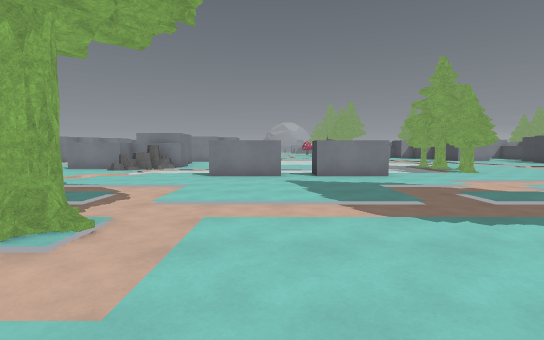
[1] (above)

24 first-person views from a walk through a 3-D level made in the Godot game engine. The camera is 1.5 m above the floor, tilts 4° down and sees 85° across. The floor is counted in squares, 2 m on a side. Each view is taken from the middle of a square. On the plan, view 1 faces up. The plan holds only what a view shows up to about 10 squares ahead; the rest is blank. The place goes on beyond the plan. Characters and animated objects are left out. Surface patterns are stand-ins for the level's own textures.

[2]
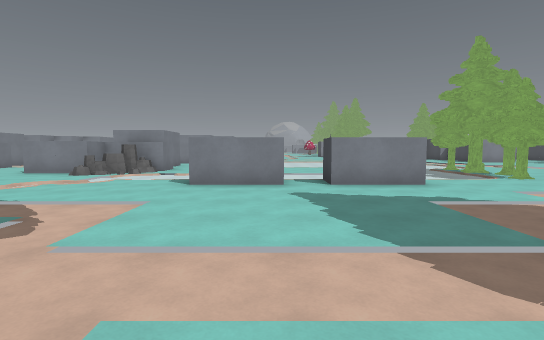

[3]
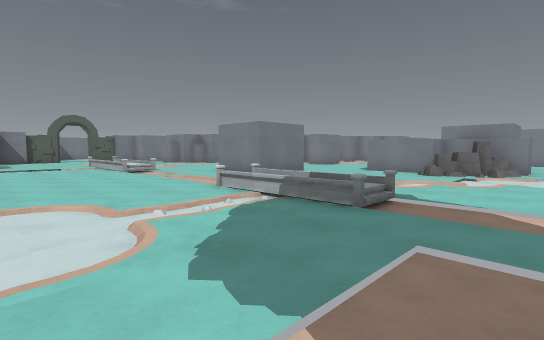

[4]
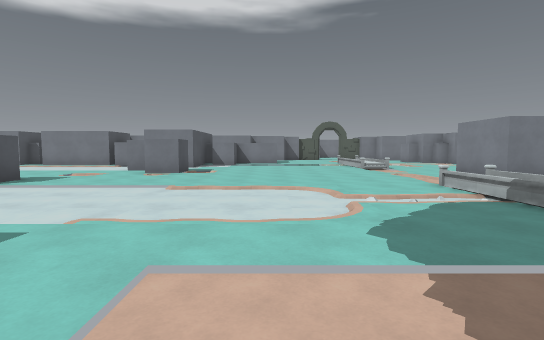

[5]
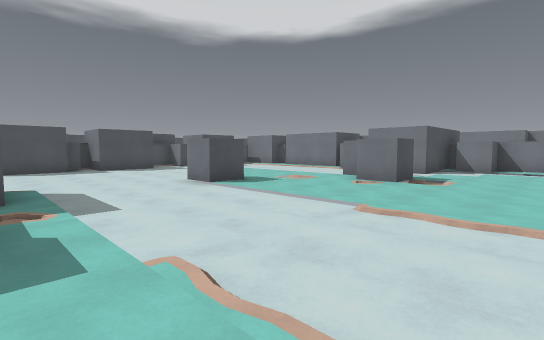

[6]
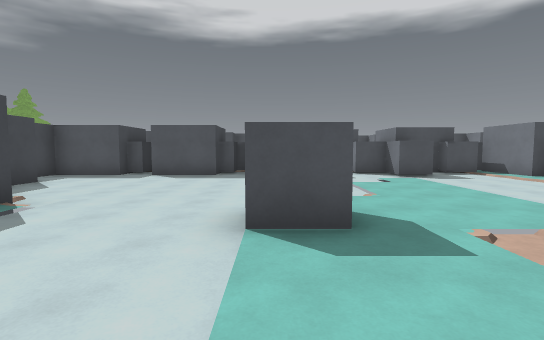

[7]
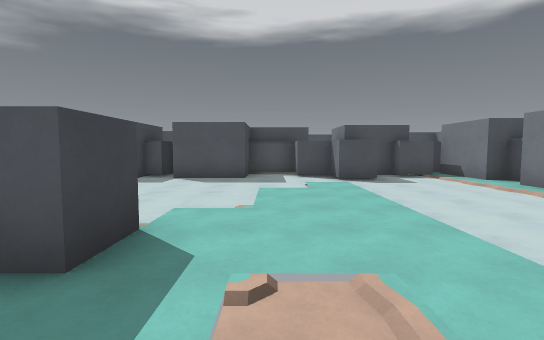

[8]
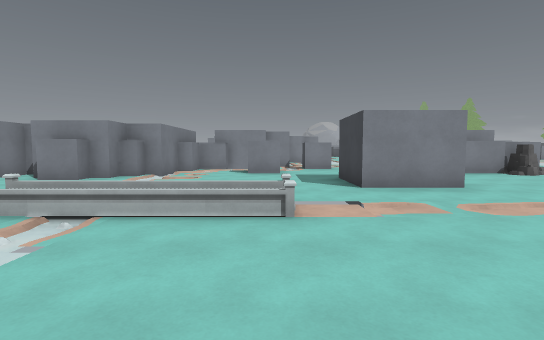

[9]
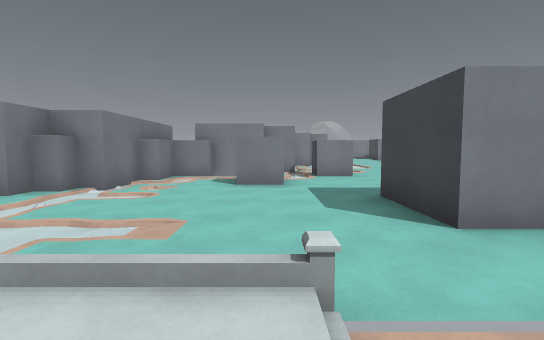

[10]
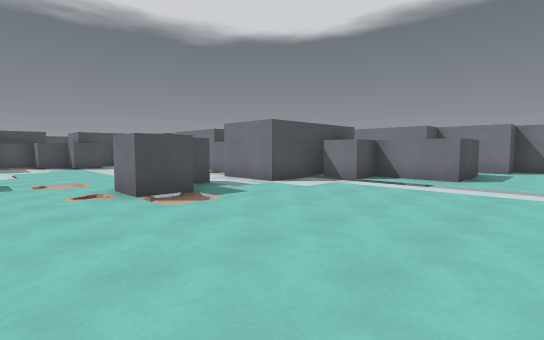

[11]
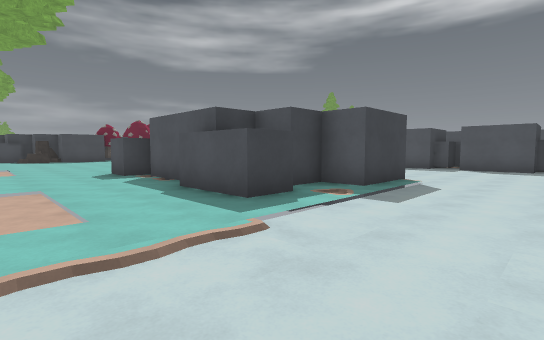

[12]
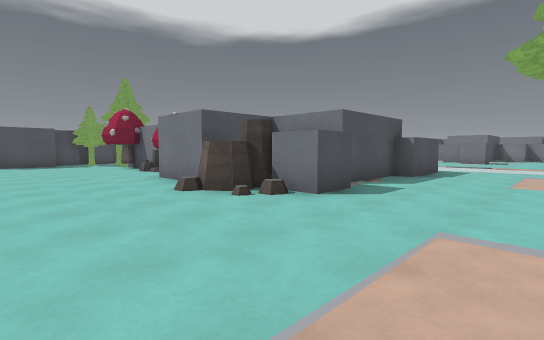

[13]
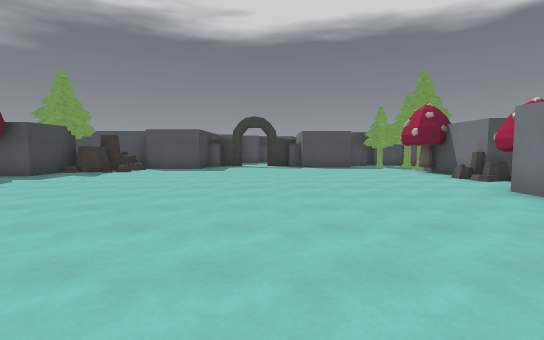

[14]
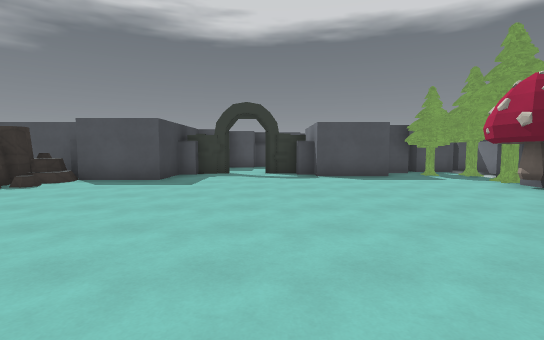

[15]
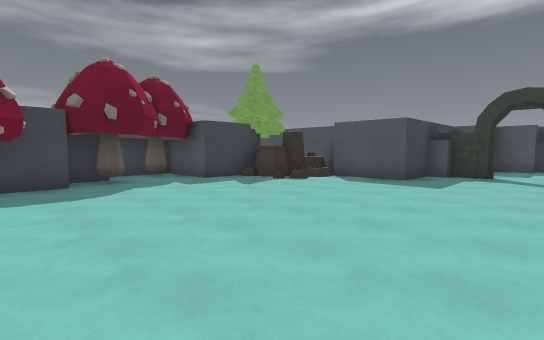

[16]
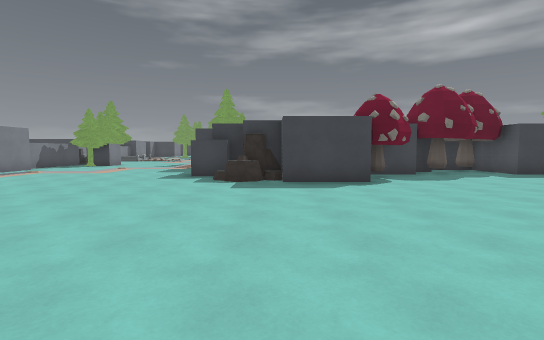

[17]
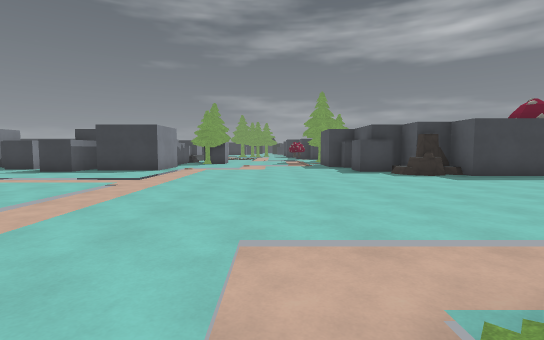

[18]
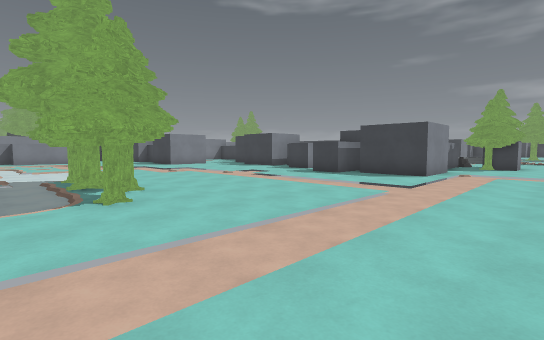

[19]
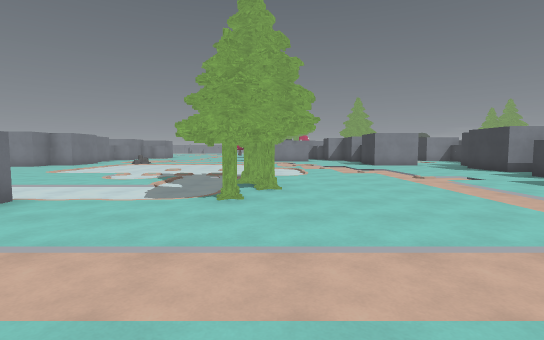

[20]
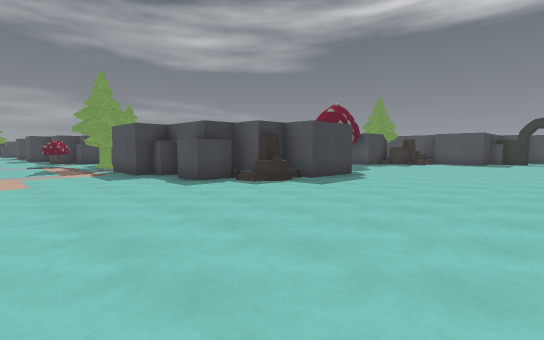

[21]
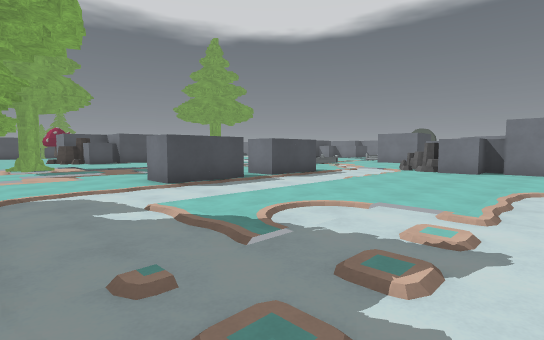

[22]
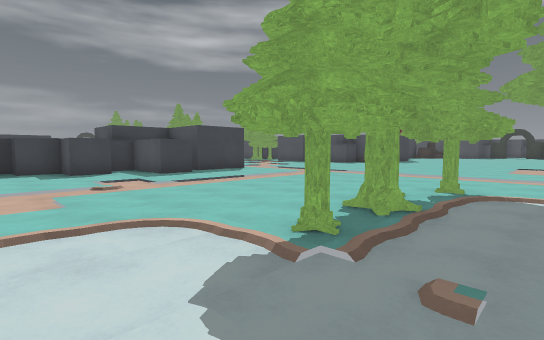

[23]
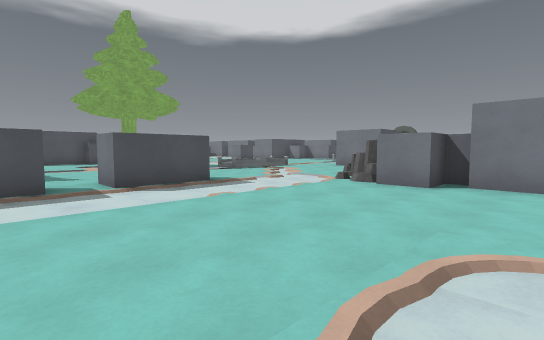

[24]
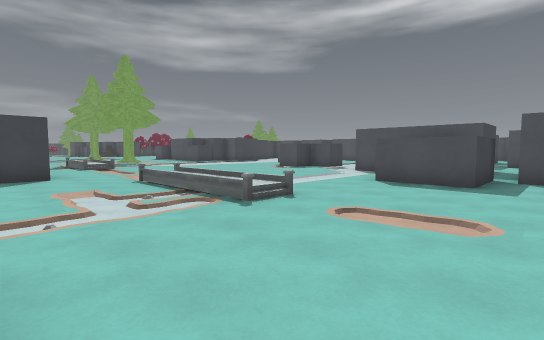

### Floor plan
Key: @ floor where view 1 was taken; # wall or solid block; . floor; / step, stairs or slope; = window, fence, low wall or low ledge; ^ raised ledge; T pine tree; S stone.
Columns run from 20 left of view 1 to 17 right of it. Each row starts with its distance up from view 1.
 15        #.      #...................##
 14     ### .#.    #....................#
 13    ##......    ##.........TT.......##
 12    #...#... .##S#..........T........#
 11 ####......  ..#S/..........T......###
 10 .##....... ...............TT.......
  9 .........##........##.##..........#
  8 .........##.......................##.
  7 .............  .......................
  6 .../=//=..../#/=......................
  5 .../////....////......................
  4 ......................................
  3 ................./T...../T............
  2 ..##............../..................#
  1 ..##..............................#.##
  0 #. ##...............@...........^##
 -1    #....##......#####.#.........##
 -2    ###..#.......##  ####........#
 -3      #. ........##    ##........##
 -4      #. ....#...#     #..........##
 -5        .........#     #...........##
 -6       ...........    ##...........##
 -7      .............   #S............##
 -8     #.............#  ##.............#
 -9     #..............  #............###
-10     #...#..........# ##.........=##
-11     ###.##.##.## #####T.........^#
-12      #   ######     #TT.......####
-13                     #.T.####.##
-14                       ###  ..
-15                             .
-16                             .#
-17                             ##

Positions as (right, up) in squares from view 1, and headings:
1: (0, 0), facing up
2: (0, 2), facing up
3: (-3, 2), facing up-left
4: (-2, 2), facing left
5: (-4, 2), facing down-left
6: (-8, -1), facing down
7: (-10, -2), facing down
8: (-13, 2), facing up
9: (-13, 5), facing up
10: (-9, 4), facing down-left
11: (-7, 2), facing down-right
12: (6, 2), facing down-left
13: (7, 0), facing down
14: (7, -4), facing down
15: (7, -4), facing down-right
16: (5, -1), facing right
17: (4, 4), facing right
18: (5, 5), facing up-right
19: (7, 5), facing up
20: (7, 5), facing down-right
21: (6, 15), facing down-left
22: (5, 15), facing down-right
23: (2, 15), facing down-left
24: (-20, 9), facing down-right
